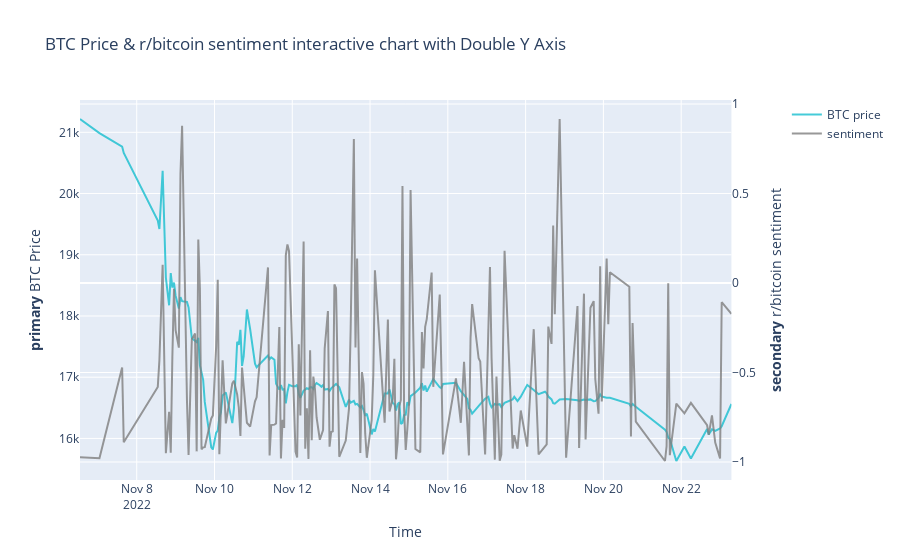

Notebook code cell kept with this figure:
### Code cell
import plotly.graph_objs as go
# from plotly import chart_studio
from plotly.offline import init_notebook_mode, iplot
init_notebook_mode(connected=True)
import plotly
import pandas as pd
import datetime as dt
import chart_studio.plotly as py
# import plotly.plotly as py
import plotly
import pandas as pd
import datetime as dt
import chart_studio.plotly as py
start_date = dt.datetime(2022, 11, 6).timestamp()
end_date = dt.datetime(2022, 11, 23).timestamp()
df1 = pd.read_csv("./data/price_data/BTC_price.csv")
df2 = pd.read_csv("./data/senti_analysis/transformer_sentiment/bitcoin_FTXtrans_sentiment.csv")

df1 = df1[df1['timestamp'] >= start_date]
df1 = df1[df1['timestamp'] <= end_date]
df1['timestamp'] = df1['timestamp'] //3600 * 3600
df1 = df1.groupby('timestamp').mean()
df1 = df1.reset_index()
df1 = df1.rename(columns={'timestamp':'time'})
df1.head()
df2 = df2[df2['time'] >= start_date]
df2 = df2[df2['time'] <= end_date]
df2['time'] = df2['time'] //3600 * 3600
df2 = df2.groupby('time').mean()
df2 = df2.reset_index()
df2.head()


# df.index = pd.to_datetime(df.index, unit='s')
df = df1.merge(df2, on='time')

df.index = pd.to_datetime(df['time'], unit='s')
df.head()

import plotly.graph_objects as go
from plotly.subplots import make_subplots

# Create figure with secondary y-axis
fig = make_subplots(specs=[[{"secondary_y": True}]])
# Add traces
fig.add_trace(go.Scatter(
    x=df.index,
    y=df['close'],
    name = "BTC price",
    line = dict(color = '#17BECF'),
    opacity = 0.8
    ),secondary_y=False,)

fig.add_trace( go.Scatter(
    x=df.index,
    y=df['compound'],
    name = "sentiment",
    line = dict(color = '#7F7F7F'),
    opacity = 0.8
    ),secondary_y=True,)

# Add figure title
fig.update_layout(
    title_text="BTC Price & r/bitcoin sentiment interactive chart with Double Y Axis"
)

# Set x-axis title
fig.update_xaxes(title_text="Time")

# Set y-axes titles
fig.update_yaxes(title_text="<b>primary</b> BTC Price", secondary_y=False)
fig.update_yaxes(title_text="<b>secondary</b> r/bitcoin sentiment", secondary_y=True)
fig.show()
plotly.offline.plot(fig, filename='./visualization/sentiment interactive chart with Double Y Axis.html')

# fig = dict(data=data, layout=layout)
# iplot(fig, filename = "BTC & ETH Price Interactive Chart")
# plotly.offline.plot(fig, filename='Plotly_Stock.html')

### Figure 1 — Plotly figure (JSON) as saved in the notebook; plotly's stock layout.template omitted (floating-point values rounded to 4 significant figures; data arrays with more than 128 entries replaced by an {"elided": "..."} marker saying what was removed)
{"data": [{"line": {"color": "#17BECF"}, "name": "BTC price", "opacity": 0.8, "type": "scatter", "x": {"elided": "187 str values"}, "xaxis": "x", "y": {"elided": "187 float values"}, "yaxis": "y"}, {"line": {"color": "#7F7F7F"}, "name": "sentiment", "opacity": 0.8, "type": "scatter", "x": {"elided": "187 str values"}, "xaxis": "x", "y": {"elided": "187 float values"}, "yaxis": "y2"}], "layout": {"title": {"text": "BTC Price & r/bitcoin sentiment interactive chart with Double Y Axis"}, "xaxis": {"anchor": "y", "domain": [0, 0.94], "title": {"text": "Time"}}, "yaxis": {"anchor": "x", "domain": [0, 1], "title": {"text": "<b>primary</b> BTC Price"}}, "yaxis2": {"anchor": "x", "overlaying": "y", "side": "right", "title": {"text": "<b>secondary</b> r/bitcoin sentiment"}}}}
